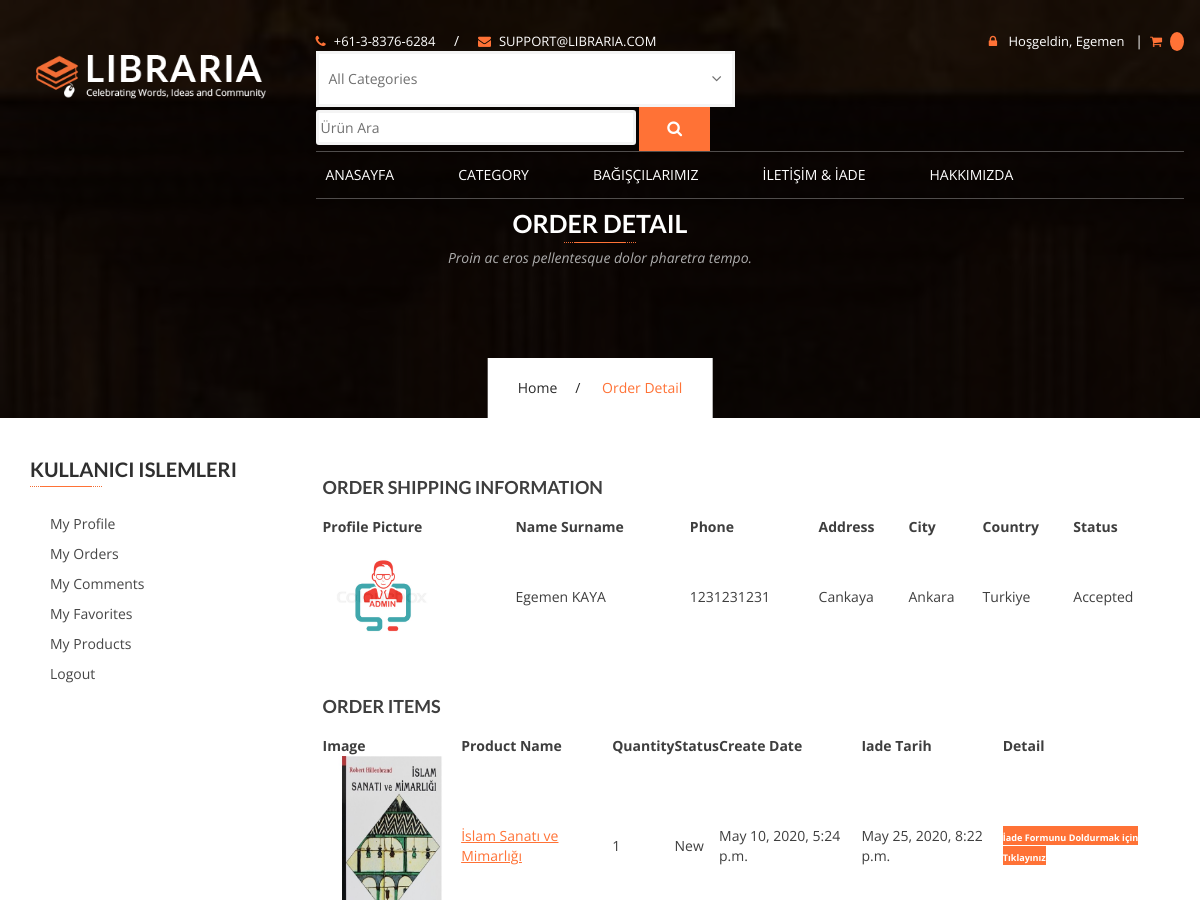
The page /user/orderdetail/30 (signed in, upper part) on the database as committed earlier.
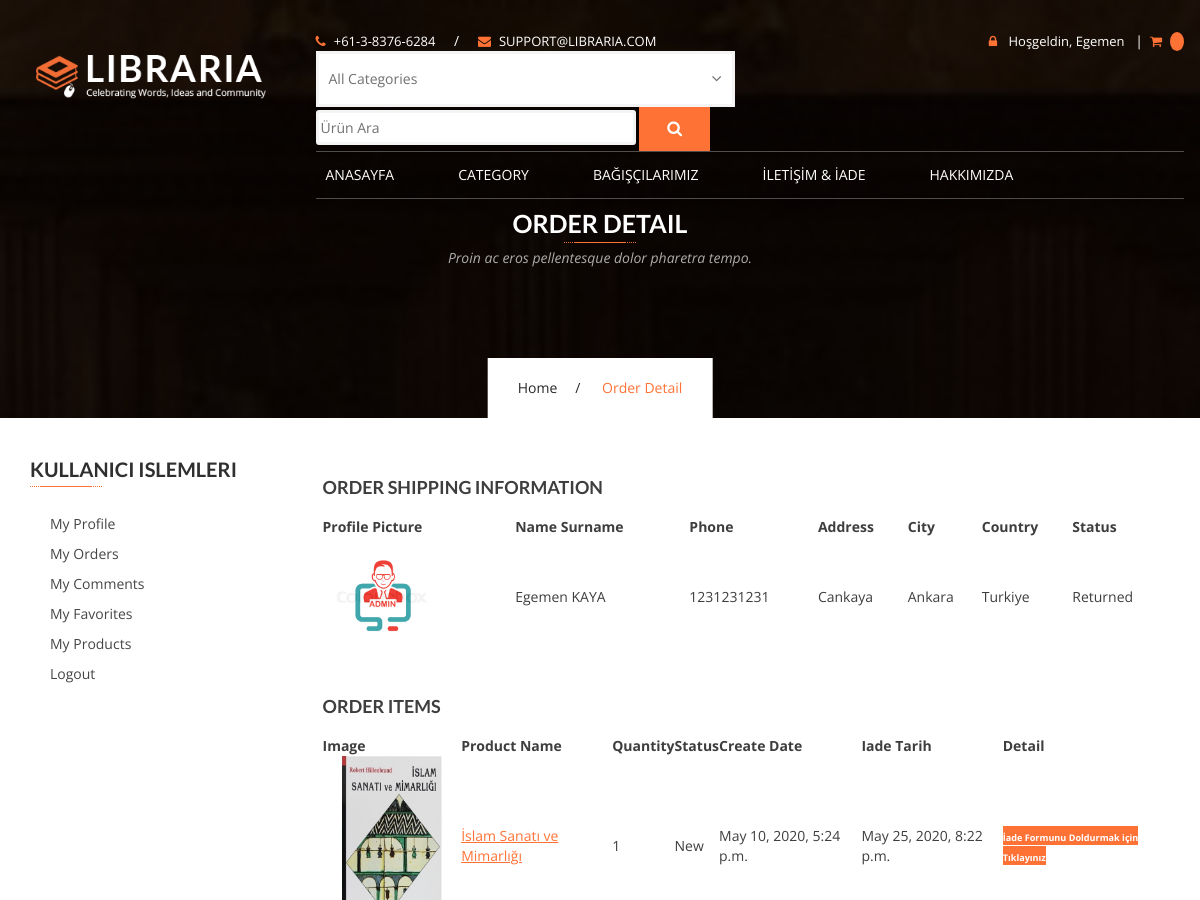
The same page on the database as committed later.
### order/models.py (models this page shows, shortened)
class Order(models.Model):
    STATUS = (
        ('New','New'),
        ('Accepted', 'Accepted'),
        ('Returned', 'Returned'),
        ('Canceled', 'Canceled'),
    )
    user = models.ForeignKey(User, on_delete=models.SET_NULL, null=True)
    code = models.CharField(max_length=5, editable=False)
    first_name = models.CharField(max_length=30)
    last_name = models.CharField(max_length=30)
    phone = models.CharField(blank=True, max_length=20)
    address = models.CharField(blank=True, max_length=150)
    city = models.CharField(blank=True, max_length=20)
    country = models.CharField(blank=True, max_length=20)
    total = models.FloatField()
    status = models.CharField(max_length=10, choices=STATUS, default='New')
    ip = models.CharField(blank=True, max_length=20)
    create_at = models.DateTimeField(auto_now_add=True)
    update_at = models.DateTimeField(auto_now=True)
    teslim_tarih = models.DateTimeField(default=datetime.now() + timedelta(days=15))

### user/views.py (the view)
# urls.py: path('orderdetail/<int:id>',views.orderdetail, name='orderdetail'),
@login_required(login_url='/login')
def orderdetail(request,id):
    category = Category.objects.all()
    current_user = request.user
    profile = UserProfile.objects.get(user_id=current_user.id)
    order = Order.objects.get(user_id=current_user.id, id=id)
    orderitems = OrderProduct.objects.filter(order_id=id)
    context = {
        'category': category,
        'order': order,
        'orderitems': orderitems,
        'profile': profile
    }
    return render(request, 'user_order_detail.html', context)

### user/templates/user_order_detail.html (shortened to what the changed rows need)
{% extends "homebase.html" %}
{% block content %}
        <section class="page-banner services-banner">
            <div class="container">
                <div class="banner-header">
                    <h2>Order Detail</h2>
                </div>
            </div>
        </section>
        <div id="content" class="site-content">
            <div id="primary" class="content-area">
                <main id="main" class="site-main">
                    <div class="main-news-list">
                        <div class="container">
                            <div class="row">
                                <div class="col-md-9 col-md-push-3"><br><br><br>
                                <table class="event-table cart">
                                                        <thead>
                                                            <tr>
                                                                <th class="product-name">Profile Picture</th>
                                                                <th class="product-name">Name Surname</th>
                                                                <th class="product-name">Phone</th>
                                                                <th class="product-name">Address</th>
                                                                <th class="product-name">City</th>
                                                                <th class="product-name">Country</th>
                                                                <th class="product-name">Status</th>
                                                            </tr>
                                                        </thead>
                                                        <tbody>
                                                            <tr>
                                                                <td data-title="date-time">
                                                                    <img src="{{ profile.image.url }}" style="width: 120px;height: 120px">
                                                                </td>
                                                                <td data-title="event">
                                                                    {{order.first_name}} {{ order.last_name }}
                                                                </td>
                                                                <td data-title="event">
                                                                    {{order.phone}}
                                                                </td>
                                                                <td data-title="event">
                                                                    {{ order.address }}
                                                                </td>
                                                                <td data-title="event">
                                                                    {{ order.city }}
                                                                </td>
                                                                <td data-title="event">
                                                                    {{ order.country }}
                                                                </td>
                                                                <td data-title="event">
                                                                    {{ order.status }}
                                                                </td>
                                                            </tr>
                                                        </tbody>
                                                    </table>
                                        <table class="event-table cart">
                                                        <thead>
                                                            <tr>
                                                                <th class="product-name">Image</th>
                                                                <th class="product-name">Product Name</th>
                                                                <th class="product-name">Quantity</th>
                                                                <th class="product-name">Status</th>
                                                                <th class="product-name">Create Date</th>
                                                                <th class="product-name">Iade Tarih</th>
                                                                <th class="product-name">Detail</th>
                                                            </tr>
                                                        </thead>
                                                    </table>
                                </div>
                                {% include "user_panel.html" %}
                            </div>
                        </div>
                    </div>
            </div>
 {% endblock %}

Rows that differ between the two databases and show on the page:
changed Order "Egemen": status "Accepted" → "Returned"
